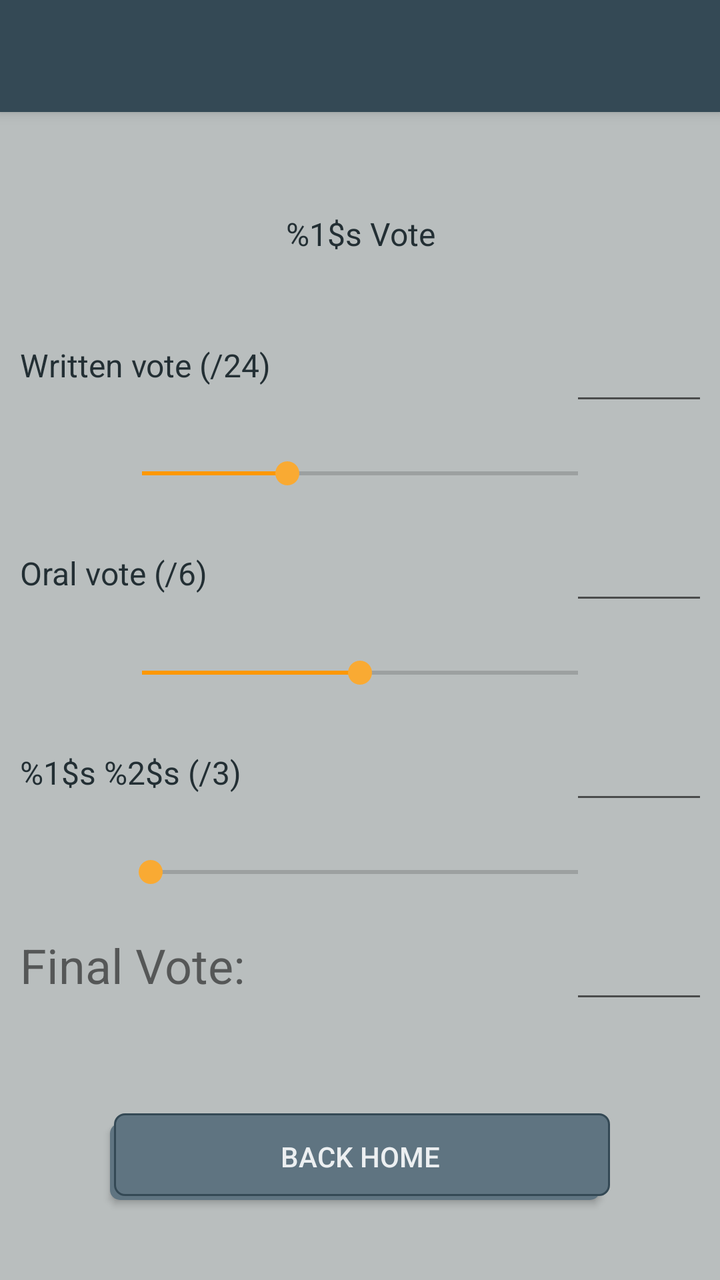
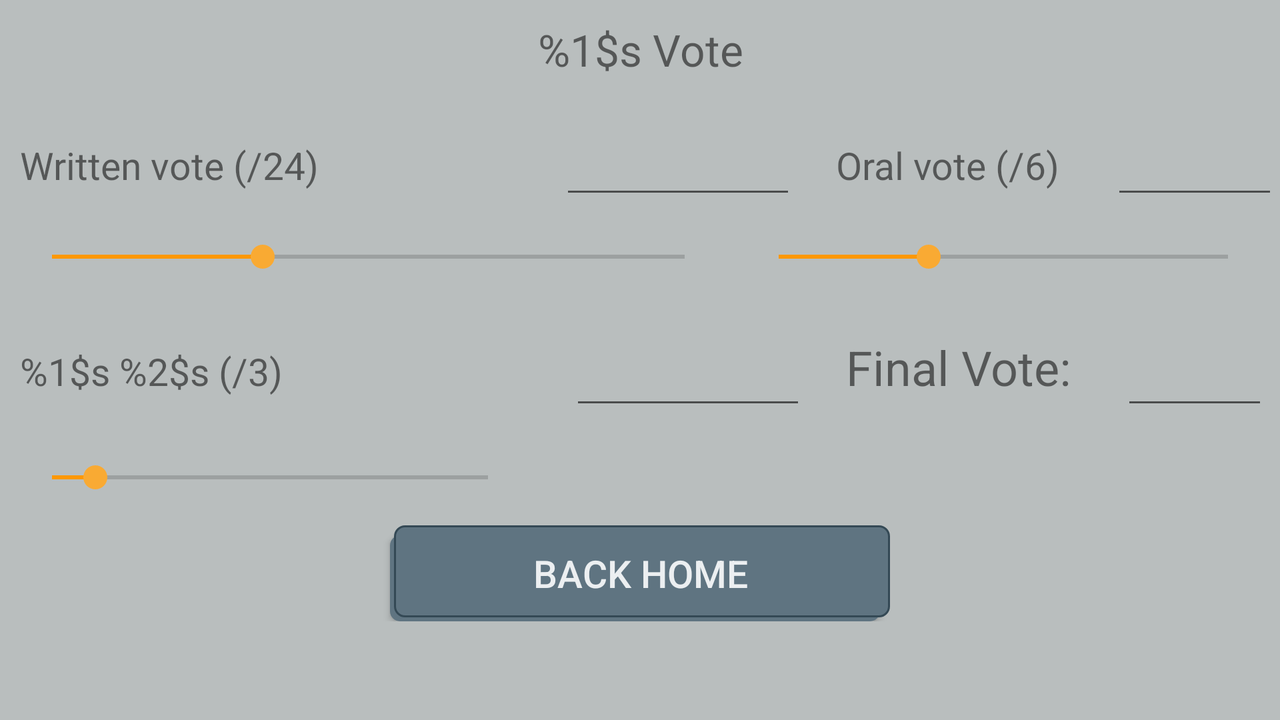

One screen, two layout resources from the same app: the default and the author's alternative for another configuration. Each is rendered where Android would select it; the XML of both is given below.
<!-- AndroidManifest.xml: application theme LauncherTheme -->
<!-- res/layout/activity_second.xml -->
<?xml version="1.0" encoding="utf-8"?>
<TableLayout xmlns:android="http://schemas.android.com/apk/res/android"
    xmlns:app="http://schemas.android.com/apk/res-auto"
    xmlns:tools="http://schemas.android.com/tools"
    android:layout_width="match_parent"
    android:layout_height="match_parent"
    android:background="@color/backPage"
    tools:context=".SecondActivity">


    <androidx.appcompat.widget.Toolbar
        android:id="@+id/tlbExamDetails"
        android:layout_width="0dp"
        android:layout_height="@dimen/DefaultSizeAppBar"
        android:background="@color/colorPrimary"
        android:elevation="@dimen/DefaultSizeElevationAppBar"
        android:minHeight="?attr/actionBarSize"
        android:theme="@style/LauncherTheme"
        app:layout_constraintEnd_toEndOf="parent"
        app:layout_constraintStart_toStartOf="parent"
        app:layout_constraintTop_toTopOf="parent" />

    
    
    <TableRow
        android:id="@+id/trZero"
        android:layout_width="match_parent"
        android:layout_height="match_parent"
        android:gravity="center_horizontal"
        android:orientation="vertical"
        android:paddingTop="50dp"
        android:paddingBottom="20dp">

        <TextView
            android:id="@+id/txtGrade"
            android:layout_width="wrap_content"
            android:layout_height="wrap_content"
            android:text="@string/txtGrade"
            android:textColor="@color/colorPrimaryDark"
            android:textSize="@dimen/DefaultSizeTextBody"
            android:textAlignment="center" />
    </TableRow>

    <TableRow
        android:id="@+id/trOne"
        android:layout_width="match_parent"
        android:layout_height="wrap_content"
        android:orientation="vertical"
        android:padding="10dp">

        <TextView
            android:id="@+id/txtWrittenVote"
            android:layout_width="wrap_content"
            android:layout_height="wrap_content"
            android:text="@string/txtWrittenVote"
            android:textAlignment="textStart"
            android:textColor="@color/colorPrimaryDark"
            android:textSize="@dimen/DefaultSizeTextBody" />

        <EditText
            android:id="@+id/editVote"
            android:layout_width="118dp"
            android:layout_height="50dp"
            android:layout_marginStart="25dp"
            android:padding="10dp"
            android:textAlignment="center"
            android:textSize="@dimen/DefaultSizeTextBody" />
    </TableRow>

    
    <TableRow
        android:id="@+id/trTwo"
        android:layout_width="match_parent"
        android:layout_height="wrap_content"
        android:orientation="vertical"
        android:padding="10dp"
        android:gravity="center_horizontal"
        >

        <SeekBar
            android:id="@+id/seekWrittenVote"
            android:layout_width="250dp"
            android:layout_height="wrap_content"
            android:backgroundTint="#FFC107"
            android:max="24"
            android:min="18"
            android:progress="20"
            android:progressTint="#FF9800" />

    </TableRow>

    
    <TableRow
        android:id="@+id/trThree"
        android:layout_width="match_parent"
        android:layout_height="wrap_content"
        android:orientation="vertical"
        android:padding="10dp">

        <TextView
            android:id="@+id/txtOralVote"
            android:layout_width="wrap_content"
            android:layout_height="wrap_content"
            android:text="@string/txtOralVote"
            android:textAlignment="textStart"
            android:textColor="@color/colorPrimaryDark"
            android:textSize="@dimen/DefaultSizeTextBody" />

        <EditText
            android:id="@+id/editVote2"
            android:layout_width="wrap_content"
            android:layout_height="wrap_content"
            android:layout_marginStart="25dp"
            android:padding="10dp"
            android:textAlignment="center"
            android:textSize="@dimen/DefaultSizeTextBody" />
    </TableRow>

    
    <TableRow
        android:id="@+id/trFour"
        android:layout_width="match_parent"
        android:layout_height="wrap_content"
        android:orientation="vertical"
        android:padding="10dp"
        android:gravity="center_horizontal">

        <SeekBar
            android:id="@+id/seekOralVote"
            android:layout_width="match_parent"
            android:layout_height="wrap_content"
            android:max="6"
            android:progress="3"
            android:progressTint="#FF9800" />

    </TableRow>

    
    <TableRow
        android:id="@+id/trFive"
        android:layout_width="match_parent"
        android:layout_height="wrap_content"
        android:orientation="vertical"
        android:padding="10dp">

        <TextView
            android:id="@+id/txtExercise"
            android:layout_width="wrap_content"
            android:layout_height="wrap_content"
            android:text="@string/txtNumberEx"
            android:textAlignment="textStart"
            android:textColor="@color/colorPrimaryDark"
            android:textSize="@dimen/DefaultSizeTextBody"/>

        <EditText
            android:id="@+id/editVoteExercise"
            android:layout_width="wrap_content"
            android:layout_height="wrap_content"
            android:layout_marginStart="25dp"
            android:padding="10dp"
            android:textAlignment="center"
            android:textSize="@dimen/DefaultSizeTextBody"/>
    </TableRow>

    
    <TableRow
        android:id="@+id/trSix"
        android:layout_width="match_parent"
        android:layout_height="wrap_content"
        android:orientation="vertical"
        android:padding="10dp"
        android:gravity="center_horizontal">

        <SeekBar
            android:id="@+id/seekExercise"
            android:layout_width="match_parent"
            android:layout_height="wrap_content"
            android:progress="2"
            android:progressTint="#FF9800" />
    </TableRow>

    
    <TableRow
        android:id="@+id/trSeven"
        android:layout_width="match_parent"
        android:layout_height="wrap_content"
        android:orientation="vertical"
        android:padding="10dp">

        <TextView
            android:id="@+id/txtFinalVote"
            android:layout_width="wrap_content"
            android:layout_height="wrap_content"
            android:text="@string/txtFinalVote"
            android:textAlignment="textStart"
            android:textSize="24sp" />

        <EditText
            android:id="@+id/editVoteFinal"
            android:layout_width="wrap_content"
            android:layout_height="wrap_content"
            android:layout_marginStart="25dp"
            android:padding="10dp"
            android:textAlignment="center"
            android:textColor="@color/colorPrimaryDark"
            android:textSize="@dimen/DefaultSizeTextBody" />
    </TableRow>

    
    <TableRow
        android:id="@+id/trBtnBack"
        android:layout_width="match_parent"
        android:layout_height="223dp"
        android:gravity="center_horizontal"
        android:orientation="vertical"
        android:padding="10dp">

        <Button
            android:id="@+id/btnBack"
            android:layout_width="wrap_content"
            android:layout_height="match_parent"
            android:layout_marginVertical="30dp"
            android:text="@string/btnBack"
            android:elevation="@dimen/DefaultSizeElevationButton"
            android:background="@drawable/selector_button"
            android:textColor="@color/colorTextButtonPrimary"
            android:textSize="@dimen/DefaultSizeTextButton"
            tools:targetApi="o" />
    </TableRow>
</TableLayout>
<!-- resources referenced by this layout -->
<resources>
  <color name="backPage">#B9BEBE</color>
  <color name="colorPrimary">#344955</color>
  <color name="colorPrimaryDark">#232F34</color>
  <color name="colorTextButtonPrimary">#eceff1</color>
  <dimen name="DefaultSizeAppBar">56dp</dimen>
  <dimen name="DefaultSizeElevationAppBar">4dp</dimen>
  <dimen name="DefaultSizeElevationButton">2dp</dimen>
  <dimen name="DefaultSizeTextBody">16sp</dimen>
  <dimen name="DefaultSizeTextButton">14sp</dimen>
  <!-- drawable selector_button (drawable) -->
  <selector xmlns:android="http://schemas.android.com/apk/res/android">
      <item>
          <layer-list>
              <item
                  android:right="5dp"
                  android:top="5dp">
                  <shape>
                      <corners android:radius="5dp" />
                      <gradient android:angle="270"
                          android:endColor="@color/colorPrimaryLight"
                          android:startColor= "@color/colorPrimaryLight" />
                  </shape>
              </item>
              <item
                  android:bottom="2dp"
                  android:left="2dp">
                  <shape>
                      <gradient android:angle="270"
                          android:endColor="@color/colorPrimaryLight"
                          android:startColor="@color/colorPrimaryLight" />
                      <stroke android:width="1dp"
                          android:color="@color/colorPrimary" />
                      <corners android:radius="5dp" />
                      <padding android:bottom="10dp"
                          android:left="10dp"
                          android:right="10dp"
                          android:top="10dp" />
                  </shape>
              </item>
          </layer-list>
      </item>
  
  </selector>
  <string name="btnBack">Back Home</string>
  <string name="txtFinalVote">Final Vote:</string>
  <string name="txtGrade">%1$s Vote</string>
  <string name="txtNumberEx">%1$s %2$s (/3)</string>
  <string name="txtOralVote">Oral vote (/6)</string>
  <string name="txtWrittenVote">Written vote (/24)</string>
  <style name="LauncherTheme" parent="Theme.AppCompat.Light.NoActionBar">
          <item name="colorPrimary">@color/colorPrimary</item>
          <item name="colorPrimaryDark">@color/colorPrimaryDark</item>
          <item name="colorAccent">@color/colorAccent</item>
          <item name="titleTextColor">@color/textColor</item>
          <item name="subtitleTextColor">@color/textColor</item>
      </style>
  <color name="colorPrimaryLight">#5f7481</color>
  <color name="colorAccent">#f9AA33</color>
  <color name="textColor">#f9AA33</color>
</resources>
<!-- res/layout-land/activity_second.xml (the author's variant of the layout above) -->
<!-- drawn on the phone turned sideways -->
<?xml version="1.0" encoding="utf-8"?>
<TableLayout xmlns:android="http://schemas.android.com/apk/res/android"
    xmlns:app="http://schemas.android.com/apk/res-auto"
    xmlns:tools="http://schemas.android.com/tools"
    android:layout_width="match_parent"
    android:layout_height="match_parent"
    android:background="@color/backPage"
    tools:context=".SecondActivity">

    

    
    <TableRow
        android:id="@+id/trZero"
        android:layout_width="match_parent"
        android:layout_height="88dp"
        android:gravity="center_horizontal"
        android:orientation="vertical"
        android:paddingTop="10dp"
        android:paddingBottom="10dp">

        <TextView
            android:id="@+id/txtGrade"
            android:layout_width="wrap_content"
            android:layout_height="wrap_content"
            android:text="@string/txtGrade"
            android:textAlignment="center"
            android:textSize="22sp" />
    </TableRow>

    <TableRow
        android:id="@+id/trOne"
        android:layout_width="match_parent"
        android:layout_height="wrap_content"
        android:orientation="vertical"
        android:padding="5dp">

        <TextView
            android:id="@+id/txtWrittenVote"
            android:layout_width="wrap_content"
            android:layout_height="wrap_content"
            android:text="@string/txtWrittenVote"
            android:textAlignment="textStart"
            android:textSize="19sp"
            android:layout_marginStart="5dp"/>

        <EditText
            android:id="@+id/editVote"
            android:layout_width="118dp"
            android:layout_height="50dp"
            android:layout_marginStart="25dp"
            android:padding="10dp"
            android:textAlignment="center"
            android:textSize="24sp" />

        <TextView
            android:id="@+id/txtOralVote"
            android:layout_width="wrap_content"
            android:layout_height="wrap_content"
            android:text="@string/txtOralVote"
            android:textAlignment="textStart"
            android:textSize="19sp"
            android:layout_marginLeft="20dp"/>

        <EditText
            android:id="@+id/editVote2"
            android:layout_width="118dp"
            android:layout_height="50dp"
            android:layout_marginStart="25dp"
            android:padding="10dp"
            android:textAlignment="center"
            android:textSize="24sp" />
    </TableRow>

    
    <TableRow
        android:id="@+id/trTwo"
        android:layout_width="match_parent"
        android:layout_height="wrap_content"
        android:padding="10dp"
        android:layout_gravity="center_horizontal"
        android:weightSum="2">

        <SeekBar
            android:id="@+id/seekWrittenVote"
            android:layout_width="match_parent"
            android:layout_height="wrap_content"
            android:backgroundTint="#FFC107"
            android:max="24"
            android:min="18"
            android:progress="20"
            android:progressTint="#FF9800"
            android:layout_weight="1"
            android:layout_marginRight="15dp"/>

        <SeekBar
            android:id="@+id/seekOralVote"
            android:layout_width="match_parent"
            android:layout_height="wrap_content"
            android:layout_weight="1"
            android:max="6"
            android:progress="2"
            android:progressTint="#FF9800" />
    </TableRow>

    
    <TableRow
        android:id="@+id/trThree"
        android:layout_width="match_parent"
        android:layout_height="wrap_content"
        android:orientation="vertical"
        android:padding="10dp">

        <TextView
            android:id="@+id/txtExercise"
            android:layout_width="wrap_content"
            android:layout_height="wrap_content"
            android:text="@string/txtNumberEx"
            android:textAlignment="textStart"
            android:textSize="19sp" />

        <EditText
            android:id="@+id/editVoteExercise"
            android:layout_width="wrap_content"
            android:layout_height="wrap_content"
            android:layout_marginStart="25dp"
            android:padding="10dp"
            android:textAlignment="center"
            android:textSize="24sp" />

        <TextView
            android:id="@+id/txtFinalVote"
            android:layout_width="wrap_content"
            android:layout_height="wrap_content"
            android:text="@string/txtFinalVote"
            android:textAlignment="textStart"
            android:textSize="24sp"
            android:layout_marginLeft="20dp"/>

        <EditText
            android:id="@+id/editVoteFinal"
            android:layout_width="wrap_content"
            android:layout_height="wrap_content"
            android:layout_marginStart="25dp"
            android:padding="10dp"
            android:textAlignment="center"
            android:textSize="24sp" />
    </TableRow>

    
    <TableRow
        android:id="@+id/trSix"
        android:layout_width="match_parent"
        android:layout_height="wrap_content"
        android:orientation="vertical"
        android:padding="10dp">

        <SeekBar
            android:id="@+id/seekExercise"
            android:layout_width="250dp"
            android:layout_height="match_parent"
            android:progress="10"
            android:progressTint="#FF9800"
            />
    </TableRow>

    
    <TableRow
        android:id="@+id/trBtnBack"
        android:layout_width="match_parent"
        android:layout_height="223dp"
        android:gravity="center_horizontal"
        android:orientation="vertical"
        android:padding="5dp">

        <Button
            android:id="@+id/btnBack"
            android:layout_width="wrap_content"
            android:layout_height="match_parent"
            android:text="@string/btnBack"
            android:background="@drawable/selector_button"
            android:textColor="@color/colorTextButtonPrimary"
            android:textSize="19sp"
            tools:targetApi="o" />
    </TableRow>

</TableLayout>
<!-- resources referenced by the variant -->
<!-- as the phone turned sideways resolves them -->
<resources>
  <color name="backPage">#B9BEBE</color>
  <color name="colorTextButtonPrimary">#eceff1</color>
  <!-- drawable selector_button (drawable) -->
  <selector xmlns:android="http://schemas.android.com/apk/res/android">
      <item>
          <layer-list>
              <item
                  android:right="5dp"
                  android:top="5dp">
                  <shape>
                      <corners android:radius="5dp" />
                      <gradient android:angle="270"
                          android:endColor="@color/colorPrimaryLight"
                          android:startColor= "@color/colorPrimaryLight" />
                  </shape>
              </item>
              <item
                  android:bottom="2dp"
                  android:left="2dp">
                  <shape>
                      <gradient android:angle="270"
                          android:endColor="@color/colorPrimaryLight"
                          android:startColor="@color/colorPrimaryLight" />
                      <stroke android:width="1dp"
                          android:color="@color/colorPrimary" />
                      <corners android:radius="5dp" />
                      <padding android:bottom="10dp"
                          android:left="10dp"
                          android:right="10dp"
                          android:top="10dp" />
                  </shape>
              </item>
          </layer-list>
      </item>
  
  </selector>
  <string name="btnBack">Back Home</string>
  <string name="txtFinalVote">Final Vote:</string>
  <string name="txtGrade">%1$s Vote</string>
  <string name="txtNumberEx">%1$s %2$s (/3)</string>
  <string name="txtOralVote">Oral vote (/6)</string>
  <string name="txtWrittenVote">Written vote (/24)</string>
  <style name="LauncherTheme" parent="Theme.AppCompat.Light.NoActionBar">
          <item name="colorPrimary">@color/colorPrimary</item>
          <item name="colorPrimaryDark">@color/colorPrimaryDark</item>
          <item name="colorAccent">@color/colorAccent</item>
          <item name="titleTextColor">@color/textColor</item>
          <item name="subtitleTextColor">@color/textColor</item>
      </style>
  <color name="colorPrimaryLight">#5f7481</color>
  <color name="colorPrimary">#344955</color>
  <color name="colorPrimaryDark">#232F34</color>
  <color name="colorAccent">#f9AA33</color>
  <color name="textColor">#f9AA33</color>
</resources>
